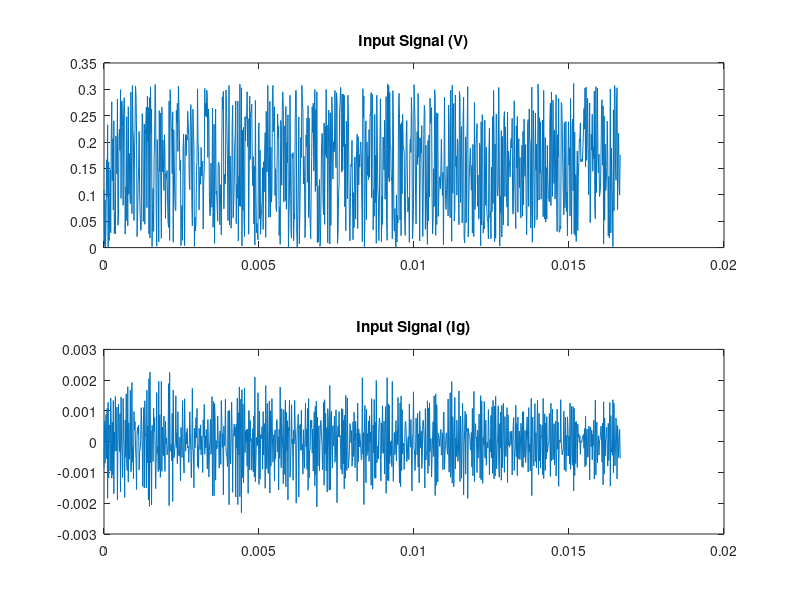

Here is the MATLAB script that generated this plot:
clear all
clc

#Configure
reducer_V60 = 0;
V_max = 220 * sqrt(2);
f = 60;
w = 2*pi*f;
n5 = 5;
n7 = 7;
n11 = 11;
w5 = w*n5;
w7 = w*n7;
w11 = w*n11;


stepNumber = 1000;
tstep = 1/f/stepNumber;
cycleNumber = 1;
samples = stepNumber*cycleNumber;
tfinish = 1/60*cycleNumber;
t = 0:tstep:tfinish;
idx = 1:samples;
snr = 0.001;

#Condition

R_t = 0.4*10^6 * (1 + sin(w/5*t(idx)));
C_t = 66*10^-9 * (1 + cos(w/5*t(idx)));

######################################

#Make Datas

V_t = reducer_V60 * V_max * sin(w * t);
V_t = V_t + V_max*snr*rand(1,length(V_t));
dVdt_t = diff(V_t)/tstep;
V_t = V_t(idx);
t = t(idx);
Ig_t = V_t ./ R_t + dVdt_t .* C_t;

figure(1);
subplot(2,1,1);
plot(t, V_t);
title('Input Signal (V)');
subplot(2,1,2);
plot(t, Ig_t);
title('Input Signal (Ig)');

printf('         condition   \r\n');
printf(['R_true : ' , num2str(mean(R_t)) , '\r\n']);
printf(['C_true : ' , num2str(mean(C_t)) , '\r\n']);

clear R_t C_t
clear amp11_r amp11_s amp11_t
clear amp5_r amp5_s amp5_t
clear amp7_r amp7_s amp7_t
clear V_max
clear f p reducer_V60 snr tfinish w w11 w7 w5
